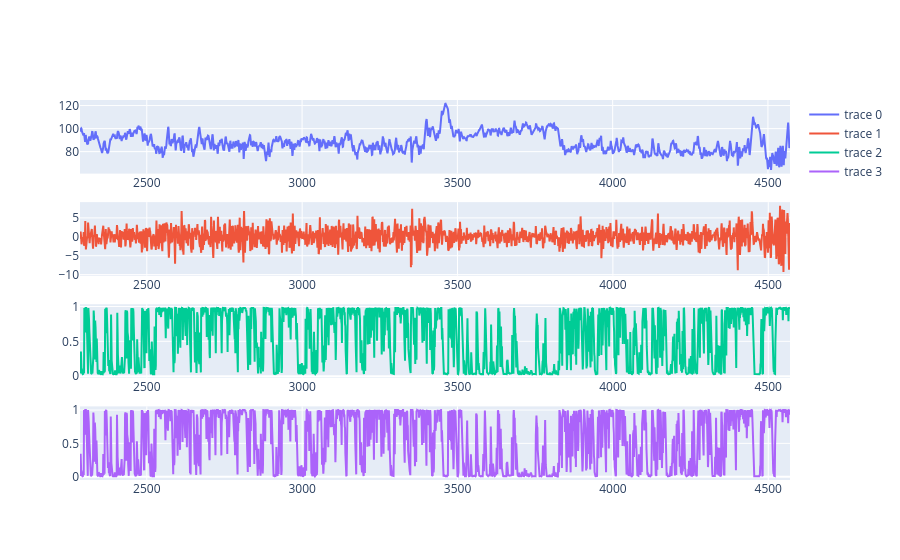

Notebook cell for this chart:
### Code cell
# We can also clearly see that here in the test set, until 3500 approx we are in state 1
# because it is mainly just noise
# then in the increasing phase, especially we see it from 3821 to 3841 we switch to state 0

fig = make_subplots(rows = 4, cols = 1)

subject_id = 3

n = len(differenced_hrs[subject_id])

fig.add_trace(
go.Scatter(x=hrs[subject_id].iloc[n//2:].index, y=hrs[subject_id].iloc[n//2:].values, mode="lines"),
row=1, col=1
)
fig.add_trace(
go.Scatter(x=partial_differenced_hrs[subject_id].index, y=partial_differenced_hrs[subject_id].values, mode="lines"),
row=2, col=1
)
fig.add_trace(
go.Scatter(x=probas_state0_forecast_msar3var[subject_id].index, y=probas_state0_forecast_msar3var[subject_id].values, mode="lines"),
row=3, col=1
)
fig.add_trace(
go.Scatter(x=probas_state0_filtered_msar3var[subject_id].index, y=probas_state0_filtered_msar3var[subject_id].values, mode="lines"),
row=4, col=1
)

fig.show()

### Figure 1 — Plotly figure (JSON) as saved in the notebook; plotly's stock layout.template omitted (floating-point values rounded to 4 significant figures; data arrays with more than 128 entries replaced by an {"elided": "..."} marker saying what was removed)
{"data": [{"mode": "lines", "type": "scatter", "x": {"elided": "2287 int values"}, "xaxis": "x", "y": {"elided": "2287 float values"}, "yaxis": "y"}, {"mode": "lines", "type": "scatter", "x": {"elided": "2286 int values"}, "xaxis": "x2", "y": {"elided": "2286 float values"}, "yaxis": "y2"}, {"mode": "lines", "type": "scatter", "x": {"elided": "2286 int values"}, "xaxis": "x3", "y": {"elided": "2286 float values"}, "yaxis": "y3"}, {"mode": "lines", "type": "scatter", "x": {"elided": "2286 int values"}, "xaxis": "x4", "y": {"elided": "2286 float values"}, "yaxis": "y4"}], "layout": {"xaxis": {"anchor": "y", "domain": [0, 1]}, "xaxis2": {"anchor": "y2", "domain": [0, 1]}, "xaxis3": {"anchor": "y3", "domain": [0, 1]}, "xaxis4": {"anchor": "y4", "domain": [0, 1]}, "yaxis": {"anchor": "x", "domain": [0.8063, 1]}, "yaxis2": {"anchor": "x2", "domain": [0.5375, 0.7312]}, "yaxis3": {"anchor": "x3", "domain": [0.2687, 0.4625]}, "yaxis4": {"anchor": "x4", "domain": [0, 0.1938]}}}
